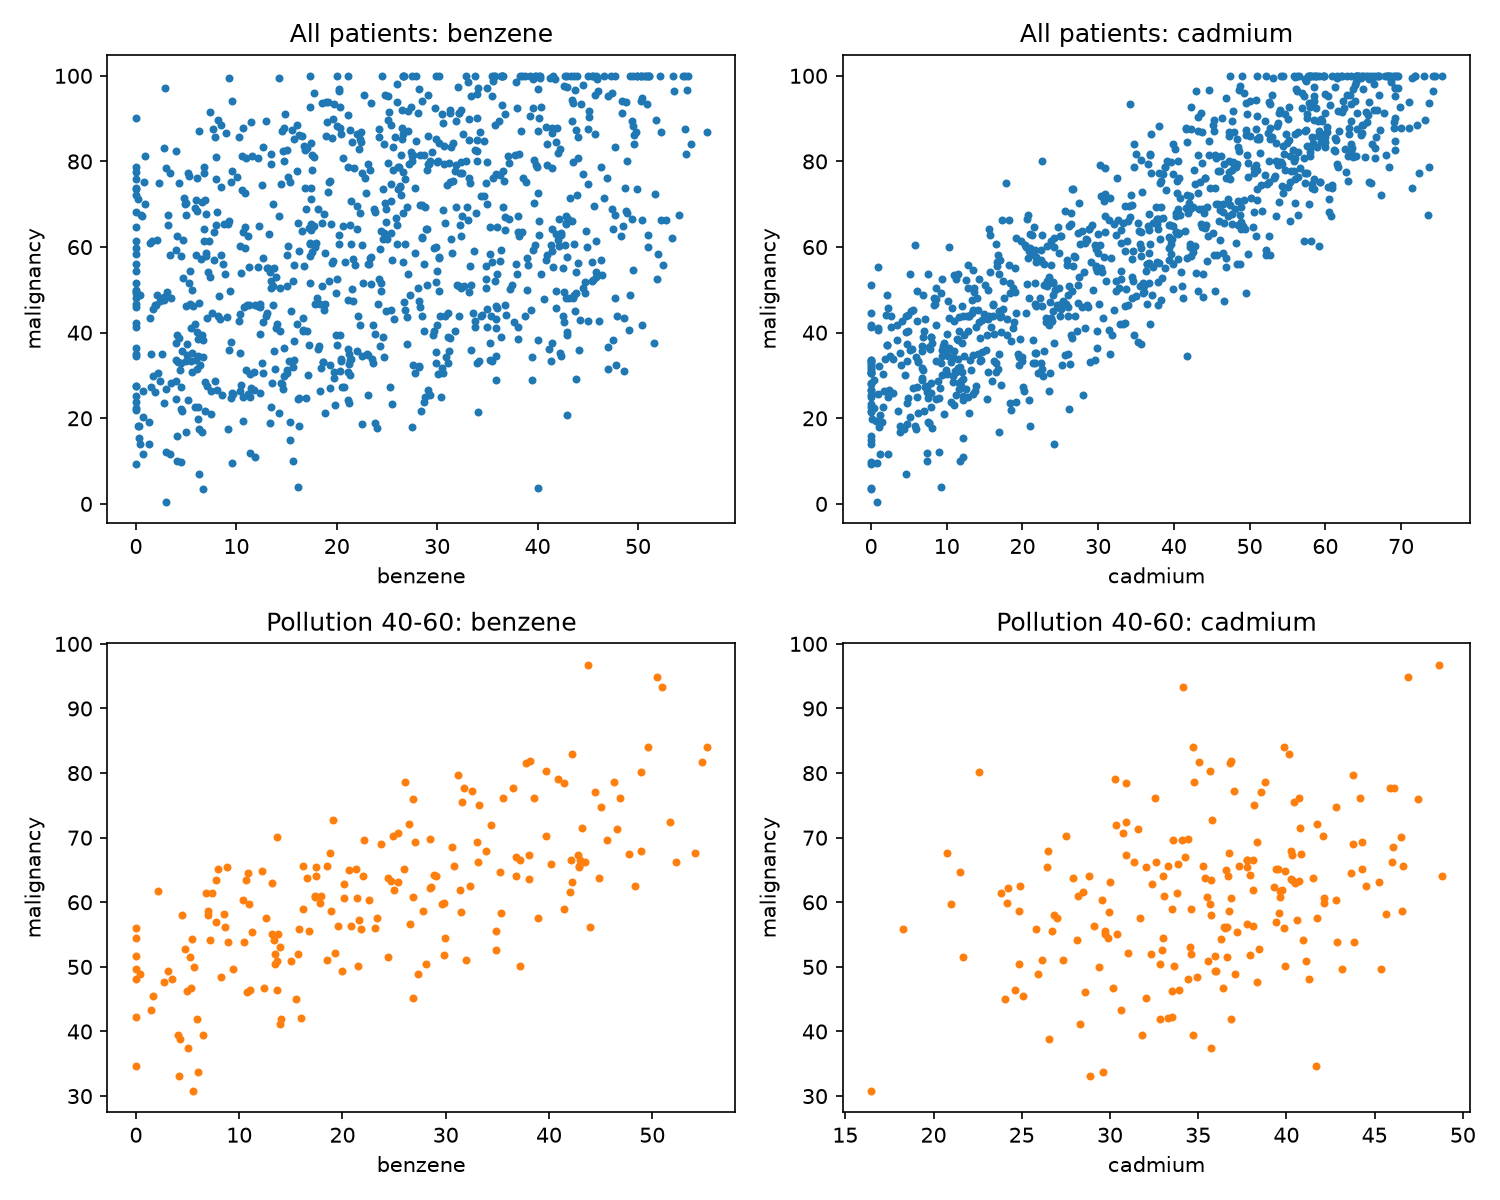

This chart was generated by the following Python code:
import pandas as pd
import matplotlib.pyplot as plt

df = pd.read_csv("chemicals_cancer.csv")
print(df.shape)
print(df.head())

# ---- Task 6: naive analysis ----
print("\n=== Naive correlation with malignancy ===")
print(df[["benzene", "cadmium"]].corrwith(df["malignancy"]))

# ---- Task 7: account for pollution_index ----
print("\n=== Correlation of cadmium with pollution_index ===")
print(df["cadmium"].corr(df["pollution_index"]))

print("\n=== Correlation with malignancy within narrow pollution bands ===")
for lo, hi in [(0, 20), (40, 60), (80, 100)]:
    s = df[(df["pollution_index"] > lo) & (df["pollution_index"] < hi)]
    print(f"\npollution_index in ({lo}, {hi}), n = {len(s)}")
    print(s[["benzene", "cadmium"]].corrwith(s["malignancy"]))

fig, axs = plt.subplots(2, 2, figsize=(10, 8))
axs[0, 0].scatter(df["benzene"], df["malignancy"], s=8)
axs[0, 0].set_title("All patients: benzene")
axs[0, 1].scatter(df["cadmium"], df["malignancy"], s=8)
axs[0, 1].set_title("All patients: cadmium")
s = df[(df["pollution_index"] > 40) & (df["pollution_index"] < 60)]
axs[1, 0].scatter(s["benzene"], s["malignancy"], s=8, color="C1")
axs[1, 0].set_title("Pollution 40-60: benzene")
axs[1, 1].scatter(s["cadmium"], s["malignancy"], s=8, color="C1")
axs[1, 1].set_title("Pollution 40-60: cadmium")
for ax in axs.ravel():
    ax.set_ylabel("malignancy")
axs[0, 0].set_xlabel("benzene"); axs[1, 0].set_xlabel("benzene")
axs[0, 1].set_xlabel("cadmium"); axs[1, 1].set_xlabel("cadmium")
plt.tight_layout()
plt.savefig("chemicals.png", dpi=150)
plt.close()
